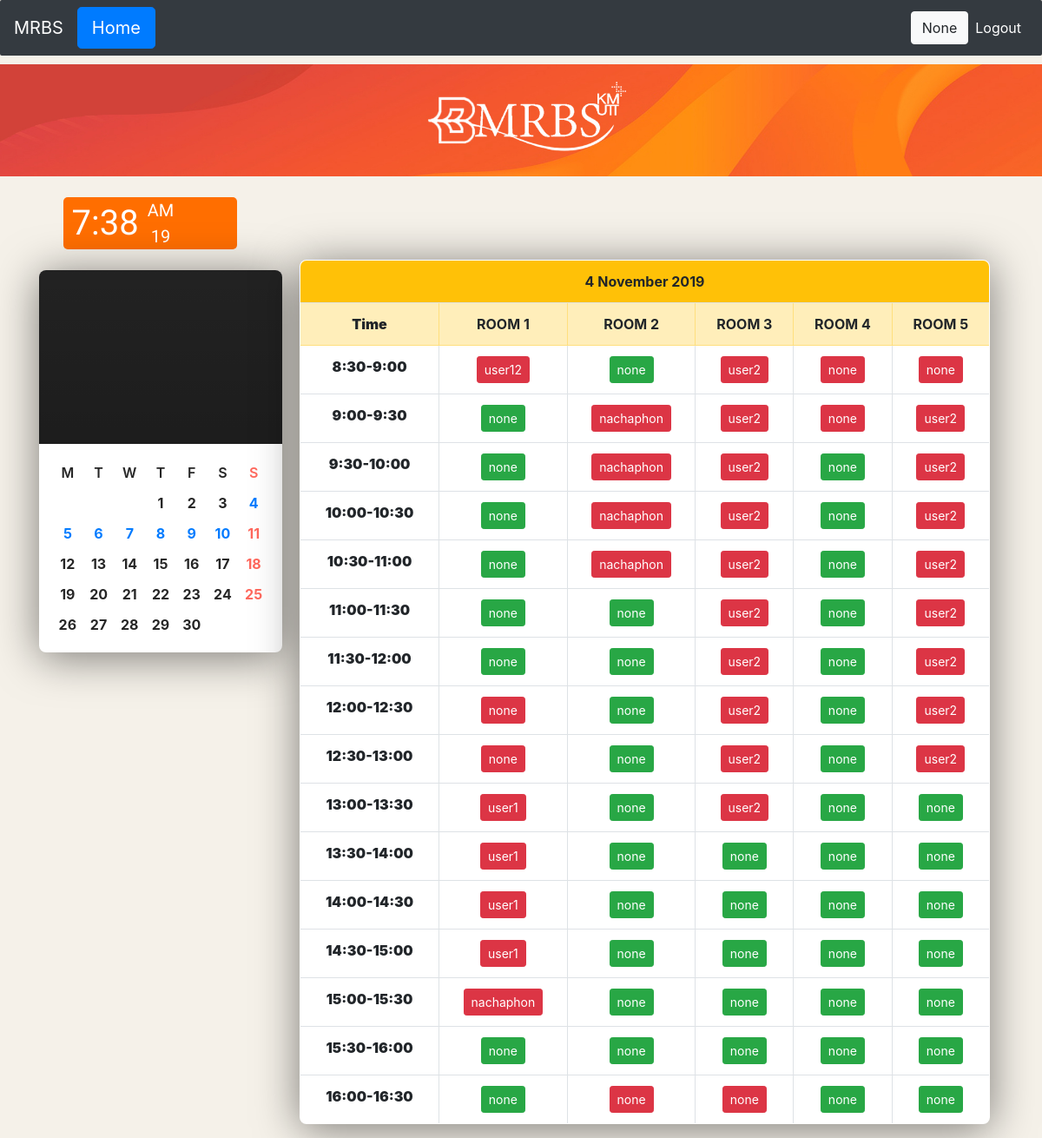
/admin_page/1, run on an earlier commit of the app's database.
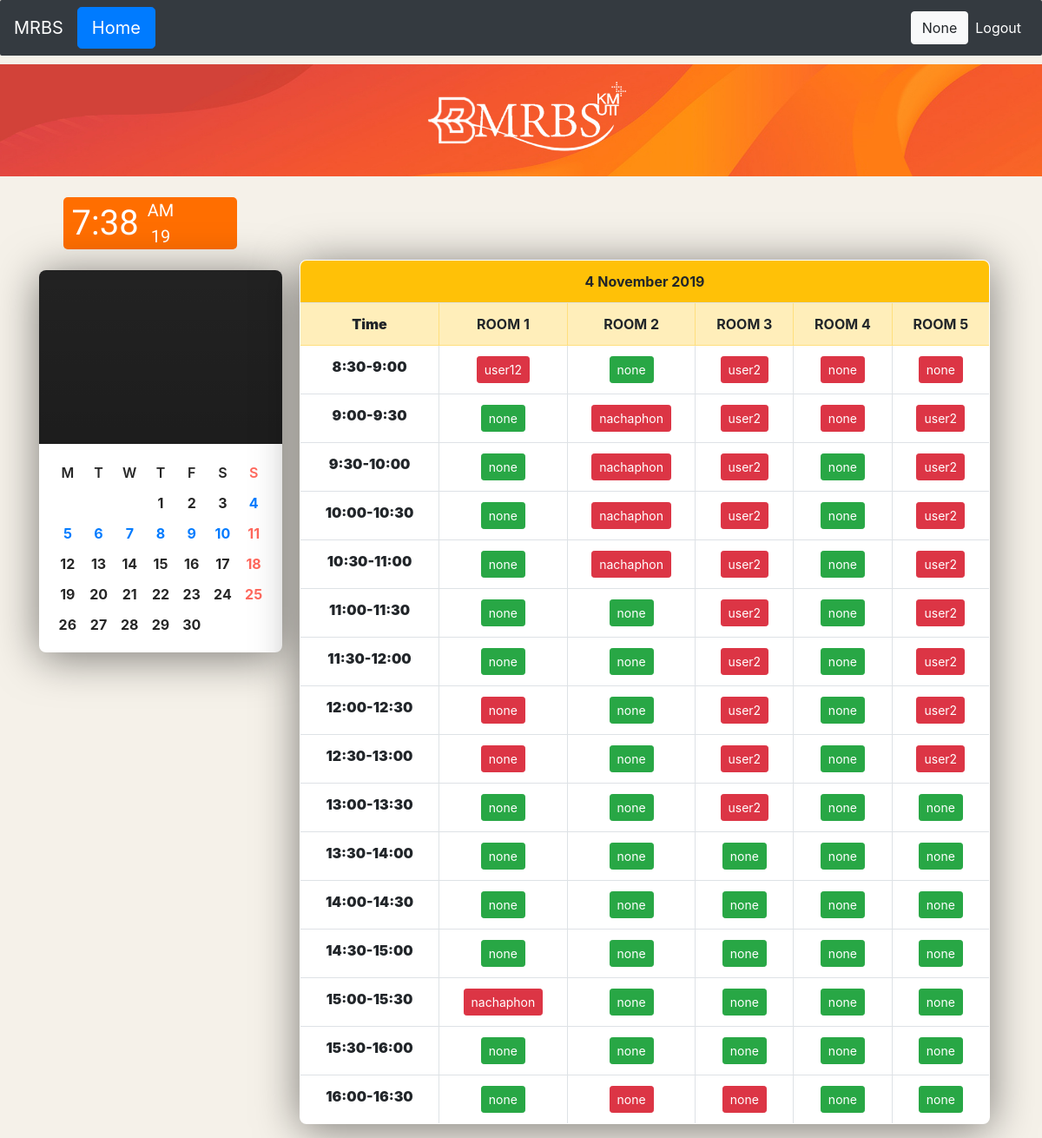
And on a later commit of the database.
### app_mrbs/models.py (models this page shows, shortened)
class Timeslot(models.Model):
    roomday = models.ForeignKey(RoomDay, on_delete = models.CASCADE)
    status1 = models.CharField(max_length = 20, default = "empty")
    user1 = models.CharField(max_length = 100, default = 'none')
    status2 = models.CharField(max_length = 20, default = "empty")
    user2 = models.CharField(max_length = 100, default = 'none')
    status3 = models.CharField(max_length = 20, default = "empty")
    user3 = models.CharField(max_length = 100, default = 'none')
    status4 = models.CharField(max_length = 20, default = "empty")
    user4 = models.CharField(max_length =  100, default = 'none')
    status5 = models.CharField(max_length = 20, default = "empty")
    user5 = models.CharField(max_length = 100, default = 'none')
    status6 = models.CharField(max_length = 20, default = "empty")
    user6 = models.CharField(max_length = 100, default = 'none')
    status7 = models.CharField(max_length = 20, default = "empty")
    user7 = models.CharField(max_length = 100, default = 'none')
    status8 = models.CharField(max_length = 20, default = "empty")
    user8 = models.CharField(max_length = 100, default = 'none')
    status9 = models.CharField(max_length = 20, default = "empty")
    user9 = models.CharField(max_length = 100, default = 'none')
    status10 = models.CharField(max_length = 20, default = "empty")
    user10 = models.CharField(max_length = 100, default = 'none')
    status11 = models.CharField(max_length = 20, default = "empty")
    user11 = models.CharField(max_length = 100, default = 'none')
    status12 = models.CharField(max_length = 20, default = "empty")
    user12 = models.CharField(max_length = 100, default = 'none')
    status13 = models.CharField(max_length = 20, default = "empty")
    user13 = models.CharField(max_length = 100, default = 'none')
    status14 = models.CharField(max_length = 20, default = "empty")
    user14 = models.CharField(max_length = 100, default = 'none')
    status15 = models.CharField(max_length = 20, default = "empty")
    user15 = models.CharField(max_length = 100, default = 'none')
    status16 = models.CharField(max_length = 20, default = "empty")
    user16 = models.CharField(max_length = 100, default = 'none')

### app_mrbs/views.py (the view)
# urls.py: path('admin_page/<int:day_id>', views.admin_not1 , name= 'admin-page_not1'),
def admin_not1(request, day_id):
    username = request.session.get('username')
    thisday = RoomDay.objects.filter(day = day_id) #เอาทุกห้องของวันนี้มา
    all_slot_room1 = Timeslot.objects.filter(roomday = thisday[0])[0] #เอาslotของห้องที่ 1 ของวันนี้มา
    all_slot_room2 = Timeslot.objects.filter(roomday = thisday[1])[0]
    all_slot_room3 = Timeslot.objects.filter(roomday = thisday[2])[0]
    all_slot_room4 = Timeslot.objects.filter(roomday = thisday[3])[0]
    all_slot_room5 = Timeslot.objects.filter(roomday = thisday[4])[0]
    request.session['username'] = username
    context = {
                'all_slot_room1':all_slot_room1,
                'all_slot_room2':all_slot_room2,
                'all_slot_room3':all_slot_room3,
                'all_slot_room4':all_slot_room4,
                'all_slot_room5':all_slot_room5,
                'day_id':day_id+3 ,
                'username':username
    }
    return render(request, 'app_mrbs/admin_not1.html',context)

### app_mrbs/templates/app_mrbs/admin_not1.html (shortened to what the changed rows need)
{% extends "app_mrbs/base0.html" %}
{% block content2 %}
<div class="col-xl-12">
    <br><br>
    <br><br>
  <tr>
  <table class="table table-bordered calendar">
  <tbody><tr>
  <th class="text-center month_header bg-warning" colspan="6"> {{day_id}} November&nbsp;2019</th>
  </tr>
  <tr class="table-warning">
  <th class="day_header"><strong>Time</strong></th>
    <th class="room_1" data-toggle="modal" data-target="#Equipment1" style="cursor:pointer">ROOM 1</th>
    <th class="room_2" data-toggle="modal" data-target="#Equipment2" style="cursor:pointer">ROOM 2</th>
    <th class="room_3" data-toggle="modal" data-target="#Equipment3" style="cursor:pointer">ROOM 3</th>
    <th class="room_4" data-toggle="modal" data-target="#Equipment4" style="cursor:pointer">ROOM 4</th>
    <th class="room_5" data-toggle="modal" data-target="#Equipment5" style="cursor:pointer">ROOM 5</th>
  <tr>
     <td>
      {% if all_slot_room1.status1 == "empty" %}
      <form action="" method="post">
        {% csrf_token %}
        <input type="submit" class="btn btn-success btn-sm" value={{all_slot_room1.user1}} name = 1>
       {% else %}
       <form action="" method="post">
         <input type="submit" class="btn btn-danger btn-sm" value={{all_slot_room1.user1}} name = 81>
       {% endif %} </form>
      </td>
  </tr>
  <tr>
  <td>
   {% if all_slot_room1.status2 == "empty" %}
   <form action="" method="post">
     <input type="submit" class="btn btn-success btn-sm" value={{all_slot_room1.user2}} name = 2>
    {% else %}
    <form action="" method="post">
      {% csrf_token %}
      <input type="submit" class="btn btn-danger btn-sm" value={{all_slot_room1.user2}} name = 82>
    {% endif %} </form>
   </td>
  </tr>
  <tr>
  <td>
   {% if all_slot_room1.status3 == "empty" %}
   <form action="" method="post">
     <input type="submit" class="btn btn-success btn-sm" value={{all_slot_room1.user3}} name = 3>
    {% else %}
    <form action="" method="post">
      {% csrf_token %}
      <input type="submit" class="btn btn-danger btn-sm" value={{all_slot_room1.user3}} name = 83>
    {% endif %} </form>
   </td>
  </tr>
  <tr>
  <td>
   {% if all_slot_room1.status4 == "empty" %}
   <form action="" method="post">
     <input type="submit" class="btn btn-success btn-sm" value={{all_slot_room1.user4}} name = 4>
    {% else %}
    <form action="" method="post">
      {% csrf_token %}
      <input type="submit" class="btn btn-danger btn-sm" value={{all_slot_room1.user4}} name = 84>
    {% endif %} </form>
   </td>
  </tr>
  <tr>
  <td>
   {% if all_slot_room1.status5 == "empty" %}
   <form action="" method="post">
     <input type="submit" class="btn btn-success btn-sm" value={{all_slot_room1.user5}} name = 5>
    {% else %}
    <form action="" method="post">
      {% csrf_token %}
      <input type="submit" class="btn btn-danger btn-sm" value={{all_slot_room1.user5}} name = 85>
    {% endif %} </form>
   </td>
  </tr>
  <tr>
  <td>
   {% if all_slot_room1.status6 == "empty" %}
   <form action="" method="post">
     <input type="submit" class="btn btn-success btn-sm" value={{all_slot_room1.user6}} name = 6>
    {% else %}
    <form action="" method="post">
      {% csrf_token %}
      <input type="submit" class="btn btn-danger btn-sm" value={{all_slot_room1.user6}} name = 86>
    {% endif %} </form>
   </td>
  </tr>
  <tr>
  <td>
   {% if all_slot_room1.status7 == "empty" %}
   <form action="" method="post">
     <input type="submit" class="btn btn-success btn-sm" value={{all_slot_room1.user7}} name = 7>
    {% else %}
    <form action="" method="post">
      {% csrf_token %}
      <input type="submit" class="btn btn-danger btn-sm" value={{all_slot_room1.user7}} name = 87>
    {% endif %} </form>
   </td>
  </tr>
  <tr>
  <td>
   {% if all_slot_room1.status8 == "empty" %}
   <form action="" method="post">
     {% csrf_token %}
     <input type="submit" class="btn btn-success btn-sm" value={{all_slot_room1.user8}} name = 8>
    {% else %}
    <form action="" method="post">
      <input type="submit" class="btn btn-danger btn-sm" value={{all_slot_room1.user8}} name = 88>
    {% endif %} </form>
   </td>
  </tr>
  <tr>
  <td>
   {% if all_slot_room1.status9 == "empty" %}
   <form action="" method="post">
     {% csrf_token %}
     <input type="submit" class="btn btn-success btn-sm" value={{all_slot_room1.user9}} name = 9>
    {% else %}
    <form action="" method="post">
      <input type="submit" class="btn btn-danger btn-sm" value={{all_slot_room1.user9}} name = 89>
    {% endif %} </form>
   </td>
  </tr>
  <tr>
  <td>
   {% if all_slot_room1.status10 == "empty" %}
   <form action="" method="post">
     <input type="submit" class="btn btn-success btn-sm" value={{all_slot_room1.user10}} name = 10>
    {% else %}
    <form action="" method="post">
      <input type="submit" class="btn btn-danger btn-sm" value={{all_slot_room1.user10}} name = 90>
    {% endif %} </form>
   </td>
  </tr>
  <tr>
  <td>
   {% if all_slot_room1.status11 == "empty" %}
   <form action="" method="post">
     <input type="submit" class="btn btn-success btn-sm" value={{all_slot_room1.user11}} name = 11>
    {% else %}
    <form action="" method="post">
      <input type="submit" class="btn btn-danger btn-sm" value={{all_slot_room1.user11}} name = 91>
    {% endif %} </form>
   </td>
  </tr>
  <tr>
  <td>
   {% if all_slot_room1.status12 == "empty" %}
   <form action="" method="post">
     <input type="submit" class="btn btn-success btn-sm" value={{all_slot_room1.user12}} name = 12>
    {% else %}
    <form action="" method="post">
      <input type="submit" class="btn btn-danger btn-sm" value={{all_slot_room1.user12}} name = 92>
    {% endif %} </form>
   </td>
  </tr>
  <tr>
  <td>
   {% if all_slot_room1.status13 == "empty" %}
   <form action="" method="post">
     <input type="submit" class="btn btn-success btn-sm" value={{all_slot_room1.user13}} name = 13>
    {% else %}
    <form action="" method="post">
      <input type="submit" class="btn btn-danger btn-sm" value={{all_slot_room1.user13}}  name = 93>
    {% endif %} </form>
   </td>
  </tr>
  <tr>
  <td>
   {% if all_slot_room1.status14 == "empty" %}
   <form action="" method="post">
     {% csrf_token %}
     <input type="submit" class="btn btn-success btn-sm" value={{all_slot_room1.user14}} name = 14>
    {% else %}
    <form action="" method="post">
      <input type="submit" class="btn btn-danger btn-sm" value={{all_slot_room1.user14}} name = 94>
    {% endif %} </form>
   </td>
  </tr>
  <tr>
  <td>
   {% if all_slot_room1.status15 == "empty" %}
   <form action="" method="post">
     <input type="submit" class="btn btn-success btn-sm" value={{all_slot_room1.user15}} name = 15>
    {% else %}
    <form action="" method="post">
      {% csrf_token %}
      <input type="submit" class="btn btn-danger btn-sm" value={{all_slot_room1.user15}} name = 95>
    {% endif %} </form>
   </td>
  </tr>
  <tr>
  <td>
   {% if all_slot_room1.status16 == "empty" %}
   <form action="" method="post">
     <input type="submit" class="btn btn-success btn-sm" value={{all_slot_room1.user16}} name = 16>
    {% else %}
    <form action="" method="post">
      {% csrf_token %}
      <input type="submit" class="btn btn-danger btn-sm" value={{all_slot_room1.user16}} name = 96>
    {% endif %} </form>
   </td>
  </tr></table>
      </div>
{% endblock content2 %}

What changed in the data, as far as the page shows it:
changed Timeslot "user12": status10 "full" → "empty" (drawn); status11 "full" → "empty" (drawn); status12 "full" → "empty" (drawn); status13 "full" → "empty" (drawn); user10 "user1" → "none"; user11 "user1" → "none"; user12 "user1" → "none"; user13 "user1" → "none"
